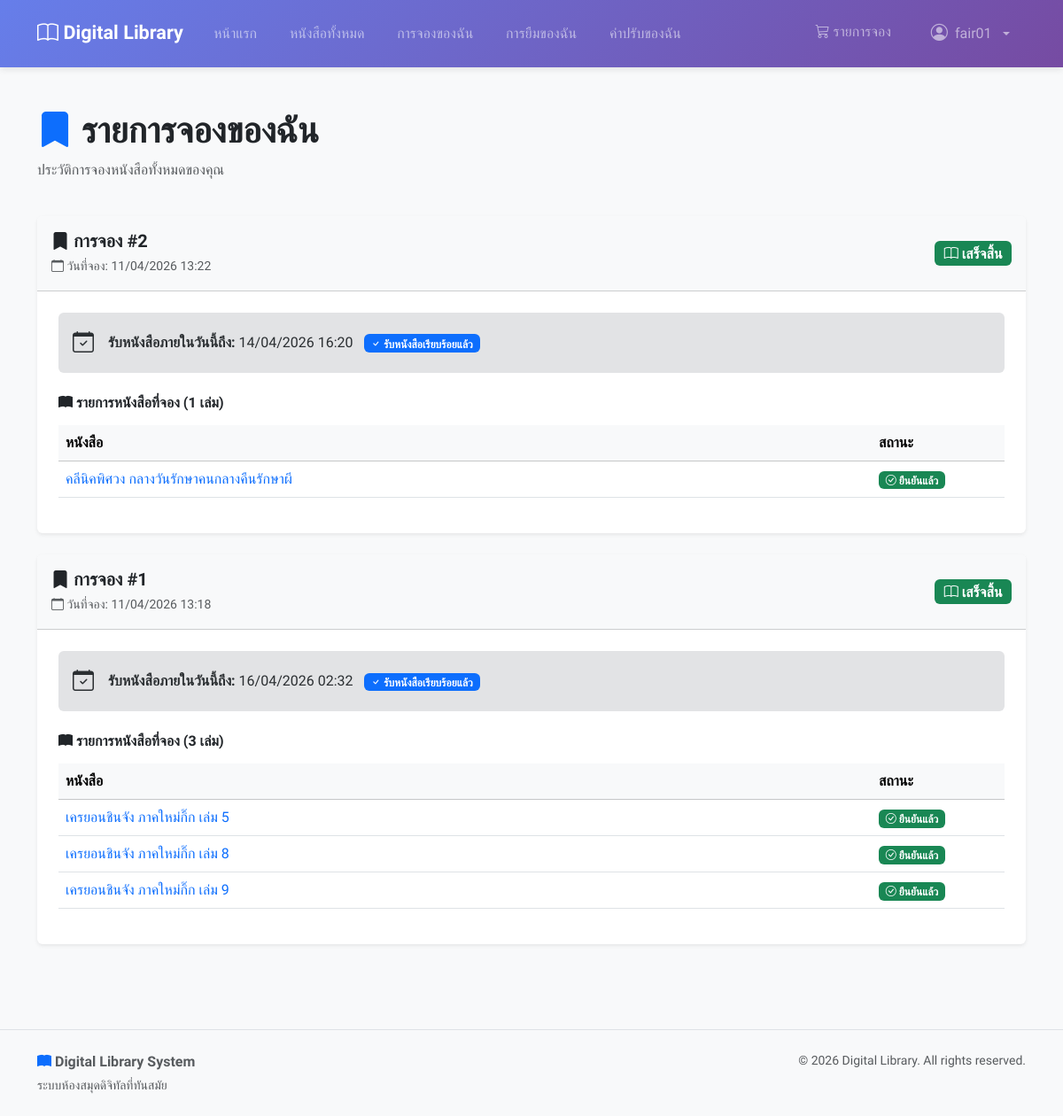
The page /my-holds/ (signed in) on the database as committed earlier.
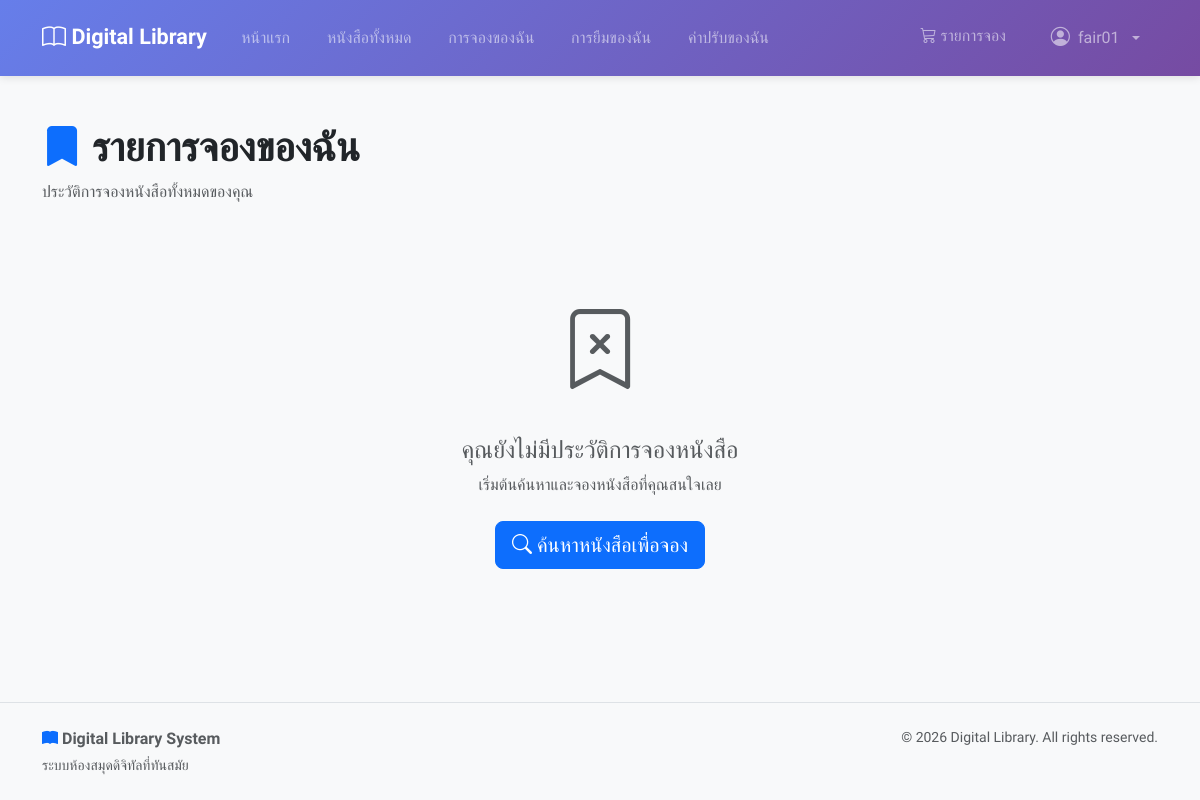
The same page on the database as committed later.
### holds/models.py (models this page shows, shortened)
class Hold(models.Model):
    STATUS_CHOICES = [
        ('pending', 'รอการยืนยัน'),
        ('confirmed', 'ยืนยันแล้ว - รอรับหนังสือ'),
        ('completed', 'เสร็จสิ้น'),
        ('expired', 'หมดอายุ'),
        ('cancelled', 'ยกเลิก'),
    ]
    id = models.AutoField(primary_key=True)
    user = models.ForeignKey(settings.AUTH_USER_MODEL, on_delete=models.CASCADE, related_name='holds')
    status = models.CharField(max_length=20, choices=STATUS_CHOICES, default='pending')
    expires_at = models.DateTimeField(null=True, blank=True, help_text='Expiry time for confirmed hold - user must pick up books before this time')
    created_at = models.DateTimeField(auto_now_add=True)
    if TYPE_CHECKING:
        hold_items: Manager[HoldItem]
    class Meta:
        db_table = 'holds'
        verbose_name = 'Hold'
        verbose_name_plural = 'Holds'
        ordering = ['-created_at']
    @property
    def can_be_cancelled_by_user(self):
        return self.status == 'pending'

class HoldItem(models.Model):
    STATUS_CHOICES = [
        ('pending', 'รอการยืนยัน'),
        ('confirmed', 'ยืนยันแล้ว'),
        ('cancelled', 'ยกเลิก'),
    ]
    id = models.AutoField(primary_key=True)
    book = models.ForeignKey(Book, on_delete=models.CASCADE, related_name='hold_items')
    hold = models.ForeignKey(Hold, on_delete=models.CASCADE, related_name='hold_items')
    status = models.CharField(max_length=20, choices=STATUS_CHOICES, default='pending')
    created_at = models.DateTimeField(auto_now_add=True)
    class Meta:
        db_table = 'hold_items'
        verbose_name = 'Hold Item'
        verbose_name_plural = 'Hold Items'
        ordering = ['-created_at']

### books/models.py (models this page shows, shortened)
class Book(models.Model):
    id = models.AutoField(primary_key=True)
    title = models.CharField(max_length=255)
    isbn = models.CharField(
        max_length=13,
        unique=True,
        null=False,
        blank=False,
    )
    description = models.TextField(null=True, blank=True)
    image_url = models.ImageField(
        upload_to="books/covers/",
        max_length=255,
        null=True,
        blank=True,
    )
    total_quantity = models.IntegerField(default=0)
    available_quantity = models.IntegerField(default=0)
    publish_year = models.IntegerField(null=True, blank=True)
    publisher = models.ForeignKey(
        Publisher,
        on_delete=models.SET_NULL,
        null=True,
        blank=True,
        related_name='books',
    )
    authors = models.ManyToManyField(
        Author,
        blank=True,
        through="BookAuthor",
        related_name="books",
    )
    categories = models.ManyToManyField(
        Category,
        blank=True,
        through="BookCategory",
        related_name="books",
    )
    created_at = models.DateTimeField(auto_now_add=True)
    if TYPE_CHECKING:
        hold_items: Manager[HoldItem]
        hold_items: Manager[HoldItem]
        loan_items: Manager[LoanItem]
    class Meta:
        db_table = "books"
        verbose_name = "Book"
        verbose_name_plural = "Books"
        constraints = [
            models.CheckConstraint(
                check=Q(total_quantity__gte=0),
                name="check_books_total_quantity_gte_0",
            ),
            models.CheckConstraint(
                check=Q(available_quantity__gte=0),
                name="check_books_available_quantity_gte_0",
            ),
            models.CheckConstraint(
                check=Q(publish_year__isnull=True) | Q(publish_year__gte=0),
                name="check_books_publish_year_gte_0_or_null",
            ),
        ]

### holds/views.py (the view)
# urls.py: path('my-holds/', views.my_holds_view, name='my_holds'),
@login_required
def my_holds_view(request):
    holds_list = Hold.objects.filter(
        user=request.user
    ).prefetch_related(
        'hold_items__book__authors',
        'hold_items__book__publisher'
    ).order_by('-created_at')
    paginator = Paginator(holds_list, 10)  # Show 10 holds per page
    page = request.GET.get('page')
    try:
        holds = paginator.page(page)
    except PageNotAnInteger:
        holds = paginator.page(1)
    except EmptyPage:
        holds = paginator.page(paginator.num_pages)
    context = {
        'holds': holds,
    }
    return render(request, 'holds/list.html', context)

### books/cart.py (called while the page is built)
    def count(self):
        return len(self.cart)

### books/context_processors.py (called while the page is built, shortened)
def cart_context(request):
    cart = Cart(request)
    confirmed_holds_count = 0
    pending_holds_count = 0
    expired_holds_count = 0
    if request.user.is_authenticated:
        from holds.models import Hold
        from django.utils import timezone
        confirmed_holds_count = Hold.objects.filter(
            user=request.user,
            status='confirmed'
        ).count()
    return {
        'cart_count': cart.count(),
        'confirmed_holds_count': confirmed_holds_count,
        'pending_holds_count': pending_holds_count,
        'expired_holds_count': expired_holds_count,
    }

### templates/holds/list.html (shortened to what the changed rows need)
{% extends "base.html" %}
{% block content %}
    <div class="container mt-4">
        <div class="row mb-4">
            <div class="col">
                <h1 class="fw-bold">
                    <i class="bi bi-bookmark-fill text-primary"></i> รายการจองของฉัน
                </h1>
            </div>
        </div>
        {% if holds %}
            <div class="row">
                <div class="col">
                    {% for hold in holds %}
                        <div class="card shadow-sm border-0 mb-4">
                            <div class="card-header d-flex justify-content-between align-items-center py-3 bg-light">
                                <div>
                                    <h5 class="mb-1 fw-semibold">
                                        <i class="bi bi-bookmark-fill"></i> การจอง #{{ hold.id }}
                                    </h5>
                                    <small class="text-muted">
                                        <i class="bi bi-calendar"></i> วันที่จอง: {{ hold.created_at|date:"d/m/Y H:i" }}
                                    </small>
                                </div>
                                <div>
                                    {% if hold.status == 'pending' %}
                                        <span class="badge bg-warning fs-6">
                                            <i class="bi bi-clock"></i> {{ hold.get_status_display }}
                                        </span>
                                    {% elif hold.status == 'completed' %}
                                        <span class="badge bg-success fs-6">
                                            <i class="bi bi-book"></i> {{ hold.get_status_display }}
                                        </span>
                                    {% elif hold.status == 'expired' %}
                                        <span class="badge bg-danger fs-6">
                                            <i class="bi bi-x-circle"></i> {{ hold.get_status_display }}
                                        </span>
                                    {% elif hold.status == 'cancelled' %}
                                        <span class="badge bg-danger fs-6">
                                            <i class="bi bi-x"></i> {{ hold.get_status_display }}
                                        </span>
                                    {% endif %}
                                </div>
                            </div>
                            <div class="card-body p-4">
                                {% if hold.expires_at %}
                                    <div class="alert {% if hold.status == 'confirmed' and hold.is_expired %}alert-warning{% elif hold.status == 'confirmed' %}alert-info{% else %}alert-secondary{% endif %} border-0 mb-4">
                                        <div class="d-flex align-items-center">
                                            <i class="bi {% if hold.status == 'confirmed' and hold.is_expired %}bi-exclamation-triangle-fill{% else %}bi-calendar-check{% endif %} fs-4 me-3"></i>
                                            <div>
                                                <strong>รับหนังสือภายในวันนี้ถึง:</strong>
                                                <span class="{% if hold.status == 'confirmed' and hold.is_expired %}fw-bold text-danger{% endif %}">
                                                    {{ hold.expires_at|date:"d/m/Y H:i" }}
                                                </span>
                                                {% if hold.status == 'confirmed' and hold.is_expired %}
                                                    <span class="badge bg-danger ms-2">
                                                        <i class="bi bi-exclamation"></i> หมดเวลารับหนังสือแล้ว!
                                                    </span>
                                                {% elif hold.status == 'completed' %}
                                                    <span class="badge bg-primary ms-2">
                                                        <i class="bi bi-check"></i> รับหนังสือเรียบร้อยแล้ว
                                                    </span>
                                                {% elif hold.status == 'expired' %}
                                                    <span class="badge bg-secondary ms-2">หมดอายุ (ถูกยกเลิก)</span>
                                                {% endif %}
                                            </div>
                                        </div>
                                    </div>
                                {% endif %}
                                <h6 class="fw-semibold mb-3">
                                    <i class="bi bi-book-fill"></i> รายการหนังสือที่จอง ({{ hold.hold_items.count }} เล่ม)
                                </h6>
                                <div class="table-responsive">
                                    <table class="table table-hover align-middle">
                                        <thead class="table-light">
                                            <tr>
                                                <th>หนังสือ</th>
                                                <th style="width: 150px;">สถานะ</th>
                                            </tr>
                                        </thead>
                                        <tbody>
                                            {% for item in hold.hold_items.all %}
                                                <tr>
                                                    <td>
                                                        <a href="{% url 'books:book_detail' item.book.id %}"
                                                           class="text-decoration-none fw-medium">{{ item.book.title }}</a>
                                                    </td>
                                                    <td>
                                                        {% if item.status == 'pending' %}
                                                            <span class="badge bg-warning">
                                                                <i class="bi bi-clock"></i> {{ item.get_status_display }}
                                                            </span>
                                                        {% elif item.status == 'confirmed' %}
                                                            <span class="badge bg-success">
                                                                <i class="bi bi-check-circle"></i> {{ item.get_status_display }}
                                                            </span>
                                                        {% elif item.status == 'cancelled' %}
                                                            <span class="badge bg-secondary">
                                                                <i class="bi bi-x"></i> {{ item.get_status_display }}
                                                            </span>
                                                        {% endif %}
                                                    </td>
                                                </tr>
                                            {% endfor %}
                                        </tbody>
                                    </table>
                                </div>
                            </div>
                        </div>
                    {% endfor %}
                </div>
            </div>
        {% else %}
            <div class="text-center py-5">
                <i class="bi bi-bookmark-x text-muted" style="font-size: 5rem;"></i>
                <h4 class="mt-4 text-muted">คุณยังไม่มีประวัติการจองหนังสือ</h4>
                <p class="text-muted mb-4">เริ่มต้นค้นหาและจองหนังสือที่คุณสนใจเลย</p>
                <a href="{% url 'books:book_list' %}" class="btn btn-primary btn-lg">
                    <i class="bi bi-search"></i> ค้นหาหนังสือเพื่อจอง
                </a>
            </div>
        {% endif %}
    </div>
{% endblock content %}

Rows that differ between the two databases and show on the page:
removed Hold: id "2", created_at "11/04/2026 13:22", status "เสร็จสิ้น", expires_at "14/04/2026 16:20", shows "รับหนังสือเรียบร้อยแล้ว", hold_items.count "1"
removed HoldItem: book "คลีนิคพิศวง กลางวันรักษาคนกลางคืนรักษาผี", status "ยืนยันแล้ว", shown under "2"
removed Hold: id "1", created_at "11/04/2026 13:18", status "เสร็จสิ้น", expires_at "16/04/2026 02:32", shows "รับหนังสือเรียบร้อยแล้ว", hold_items.count "3"
removed HoldItem: book "เครยอนชินจัง ภาคใหม่กิ๊ก เล่ม 5", status "ยืนยันแล้ว", shown under "1"
removed HoldItem: book "เครยอนชินจัง ภาคใหม่กิ๊ก เล่ม 8", status "ยืนยันแล้ว", shown under "1"
removed HoldItem: book "เครยอนชินจัง ภาคใหม่กิ๊ก เล่ม 9", status "ยืนยันแล้ว", shown under "1"
Other text that changed with them:
text now shown: "คุณยังไม่มีประวัติการจองหนังสือ เริ่มต้นค้นหาและจองหนังสือที่คุณสนใจเลย ค้นหาหนังสือเพื่อจอง"
